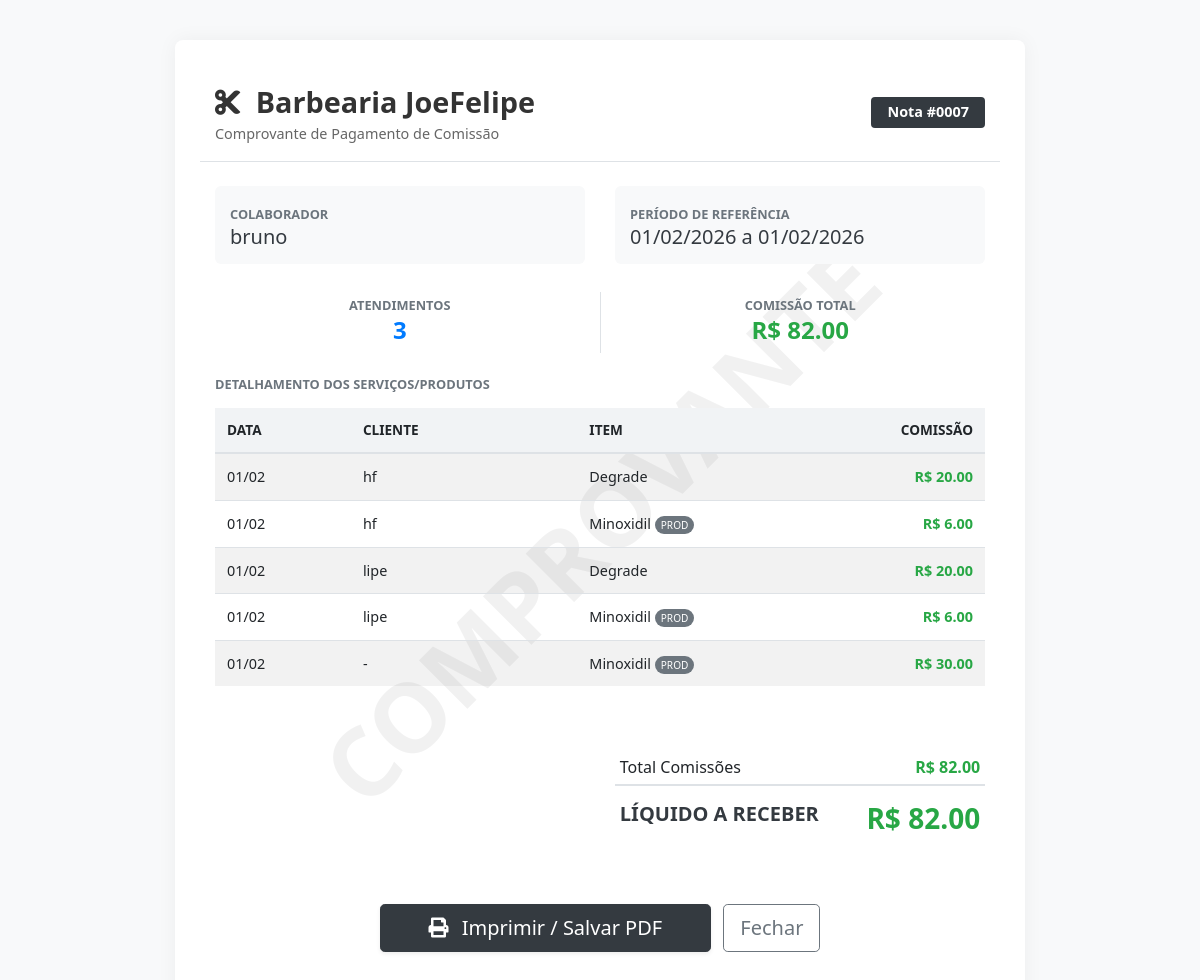
The page /my-receipts/7 (signed in) on the database its author committed.
### models.py (models this page shows, shortened)
class PaymentRecord(db.Model):
    id = db.Column(db.Integer, primary_key=True)
    collaborator_id = db.Column(db.Integer, db.ForeignKey('collaborator.id'), nullable=False)
    collaborator = db.relationship('Collaborator', backref=db.backref('payments', cascade='all, delete-orphan'))
    date = db.Column(db.DateTime, default=datetime.utcnow)
    start_date = db.Column(db.Date) # Period start
    end_date = db.Column(db.Date)   # Period end
    total_commission = db.Column(db.Float, default=0.0)
    total_advances = db.Column(db.Float, default=0.0)
    net_amount = db.Column(db.Float, default=0.0)
    admin_name = db.Column(db.String(100)) # Who generated it
    admin_name = db.Column(db.String(100), default='Administrador')

class Collaborator(db.Model):
    id = db.Column(db.Integer, primary_key=True)
    name = db.Column(db.String(100), nullable=False)
    phone = db.Column(db.String(20))
    start_date = db.Column(db.Date, default=datetime.utcnow)
    commission_percent = db.Column(db.Float, default=50.0) # e.g., 50.0 for 50%
    active = db.Column(db.Boolean, default=True)
    is_owner = db.Column(db.Boolean, default=False) # True for Owner/VIP
    token = db.Column(db.String(100), unique=True) # For Magic Link/QR Code
    password_hash = db.Column(db.String(128))

class Sale(db.Model):
    id = db.Column(db.Integer, primary_key=True)
    collaborator_id = db.Column(db.Integer, db.ForeignKey('collaborator.id'), nullable=False)
    collaborator = db.relationship('Collaborator', backref=db.backref('sales', cascade='all, delete-orphan'))
    date = db.Column(db.DateTime, default=datetime.utcnow)
    total_amount = db.Column(db.Float, default=0.0)
    total_commission = db.Column(db.Float, default=0.0)
    client_name = db.Column(db.String(100), nullable=True)
    payment_method = db.Column(db.String(50), default='Dinheiro')
    commission_paid = db.Column(db.Boolean, default=False)
    payment_record_id = db.Column(db.Integer, db.ForeignKey('payment_record.id'), nullable=True)
    payment_record = db.relationship('PaymentRecord', backref=db.backref('sales', lazy=True))
    items = db.relationship('SaleItem', backref='sale', lazy=True, cascade='all, delete-orphan')

class SaleItem(db.Model):
    id = db.Column(db.Integer, primary_key=True)
    sale_id = db.Column(db.Integer, db.ForeignKey('sale.id'), nullable=False)
    service_id = db.Column(db.Integer, db.ForeignKey('service.id'), nullable=True)
    service = db.relationship('Service')
    product_id = db.Column(db.Integer, db.ForeignKey('product.id'), nullable=True)
    product = db.relationship('Product')
    item_name = db.Column(db.String(100)) # Snapshot of name
    price = db.Column(db.Float) # Snapshot of price at time of sale
    commission = db.Column(db.Float) # Calculated commission for this item

### routes.py (the view)
@main_bp.route('/my-receipts/<int:id>')
def receipt_detail(id):
    if 'collab_id' not in session:
        return redirect(url_for('main.index'))
    from models import PaymentRecord
    payment = PaymentRecord.query.get_or_404(id)
    if payment.collaborator_id != session['collab_id']:
        flash('Acesso negado a este comprovante.', 'danger')
        return redirect(url_for('main.my_receipts'))
    return render_template('receipt_unified.html', payment=payment, mode='collab')

### templates/receipt_unified.html (shortened to what this page needs)
<!DOCTYPE html>
<html lang="pt-br">
<head>
    <link rel="stylesheet" href="https://stackpath.bootstrapcdn.com/bootstrap/4.5.2/css/bootstrap.min.css">
    <link rel="stylesheet" href="https://cdnjs.cloudflare.com/ajax/libs/font-awesome/5.15.3/css/all.min.css">
</head>
<body>
    <div class="receipt-container position-relative">
        <div class="watermark">
            {% if mode == 'admin' %}RELATÓRIO FINANCEIRO{% else %}COMPROVANTE{% endif %}
        </div>
        <div class="row mb-4 border-bottom pb-3 align-items-center position-relative" style="z-index: 1;">
            <div class="col-8">
                <div class="header-brand"><i class="fas fa-cut mr-2"></i> Barbearia JoeFelipe</div>
                <div class="header-sub">
                    {% if mode == 'admin' %}
                    Relatório Financeiro do Colaborador (Admin)
                    {% else %}
                    Comprovante de Pagamento de Comissão
                    {% endif %}
                </div>
            </div>
            <div class="col-4 text-right">
                <span class="badge badge-dark px-3 py-2" style="font-size: 0.9rem;">Nota #{{ "%04d"|format(payment.id)
                    }}</span>
            </div>
        </div>
        <div class="row mb-2 position-relative" style="z-index: 1;">
            <div class="col-md-6">
                <div class="info-box">
                    <small class="text-uppercase text-muted font-weight-bold">Colaborador</small>
                    <div class="h5 mb-0 text-dark">{{ payment.collaborator.name }}</div>
                </div>
            </div>
            <div class="col-md-6">
                <div class="info-box">
                    <small class="text-uppercase text-muted font-weight-bold">Período de Referência</small>
                    <div class="h5 mb-0 text-dark">
                        {% if payment.start_date %}
                        {{ payment.start_date.strftime('%d/%m/%Y') }} a {{ payment.end_date.strftime('%d/%m/%Y') }}
                        {% else %}
                        Até {{ payment.date.strftime('%d/%m/%Y') }}
                        {% endif %}
                    </div>
                </div>
            </div>
        </div>
        <div class="row mb-4 position-relative" style="z-index: 1;">
            <div class="col text-center border-right">
                <small class="text-muted text-uppercase font-weight-bold">Atendimentos</small>
                <div class="h4 font-weight-bold text-primary">{{ payment.sales|length }}</div>
            </div>
            <div class="col text-center">
                <small class="text-muted text-uppercase font-weight-bold">Comissão Total</small>
                <div class="h4 font-weight-bold text-success">R$ {{ "%.2f"|format(payment.total_commission) }}</div>
            </div>
        </div>
        <h6 class="text-uppercase text-secondary font-weight-bold mb-3 small">Detalhamento dos Serviços/Produtos</h6>
        <div class="table-responsive mb-4 position-relative" style="z-index: 1;">
            <table class="table table-custom table-hover table-striped">
                <thead>
                    <tr>
                        <th style="width: 15%">Data</th>
                        <th style="width: 25%">Cliente</th>
                        <th style="width: 30%">Item</th>
                        <th class="text-right" style="width: 15%">Comissão</th>
                    </tr>
                </thead>
                <tbody>
                    {% for sale in payment.sales %}
                    {% for item in sale.items %}
                    <tr>
                        <td>{{ sale.date.strftime('%d/%m') }}</td>
                        <td>{{ sale.client_name or '-' }}</td>
                        <td>
                            {{ item.item_name }}
                            {% if item.product_id %}<span class="badge-prod">PROD</span>{% endif %}
                        </td>
                        <td class="text-right font-weight-bold text-success">R$ {{ "%.2f"|format(item.commission) }}
                        </td>
                    </tr>
                    {% endfor %}
                    {% endfor %}
                </tbody>
            </table>
        </div>
        <div class="row justify-content-end mt-5">
            <div class="col-md-6">
                <table class="table table-sm table-borderless">
                    <tr>
                        <td>Total Comissões</td>
                        <td class="text-right font-weight-bold text-success">R$ {{
                            "%.2f"|format(payment.total_commission) }}</td>
                    </tr>
                    <tr class="border-top mt-2" style="border-top-width: 2px !important;">
                        <td class="pt-3 h5 text-dark font-weight-bold">LÍQUIDO A RECEBER</td>
                        <td class="pt-3 h3 text-success text-right font-weight-bold">R$ {{
                            "%.2f"|format(payment.net_amount) }}</td>
                    </tr>
                </table>
            </div>
        </div>
        <div class="text-center mt-5 mb-3 btn-print no-print">
            <button onclick="window.print()" class="btn btn-dark btn-lg px-5 shadow-sm">
                <i class="fas fa-print mr-2"></i> Imprimir / Salvar PDF
            </button>
            <button onclick="window.close()" class="btn btn-outline-secondary btn-lg ml-2">Fechar</button>
        </div>
    </div>
</body>
</html>

### templates/receipt_unified.html (style rules this page uses)
body { background: #f8f9fa; font-family: 'Segoe UI', Tahoma, Geneva, Verdana, sans-serif; -webkit-print-color-adjust: exact; }
.receipt-container { max-width: 850px; margin: 40px auto; background: #fff; padding: 40px; box-shadow: 0 0 20px rgba(0, 0, 0, 0.05); border-radius: 8px; }
.header-brand { font-size: 1.8rem; font-weight: bold; color: #333; }
.header-sub { color: #666; font-size: 0.9rem; }
.info-box { background: #f8f9fa; border-radius: 6px; padding: 15px; margin-bottom: 20px; }
.table-custom th { background: #f1f3f5; font-weight: 600; font-size: 0.85rem; text-transform: uppercase; border-top: none; }
.table-custom td { vertical-align: middle; font-size: 0.9rem; }
.badge-prod { font-size: 0.7em; background-color: #6c757d; color: white; padding: 2px 6px; border-radius: 10px; }
.watermark { position: absolute; top: 50%; left: 50%; transform: translate(-50%, -50%) rotate(-45deg); font-size: 6rem; opacity: 0.05; font-weight: bold; color: #000; pointer-events: none; z-index: 0; }

### rows shown on the page
PaymentRecord: id "0007", start_date "01/02/2026", end_date "01/02/2026", total_commission "82.00", net_amount "82.00"
Collaborator: collaborator.name "bruno"
Sale: date "01/02", client_name "hf"
SaleItem: item_name "Degrade", commission "20.00"
SaleItem: item_name "Minoxidil", shows "PROD", commission "6.00"
Sale: date "01/02", client_name "lipe"
SaleItem: item_name "Degrade", commission "20.00"
SaleItem: item_name "Minoxidil", shows "PROD", commission "6.00"
Sale: date "01/02", client_name "-"
SaleItem: item_name "Minoxidil", shows "PROD", commission "30.00"

### other values the page prints
{{ payment.sales|length }} "3"
